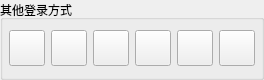
               <widget class="QGroupBox" name="groupBox_otherLogin">
                <property name="minimumSize">
                 <size>
                  <width>0</width>
                  <height>80</height>
                 </size>
                </property>
                <property name="maximumSize">
                 <size>
                  <width>16777215</width>
                  <height>80</height>
                 </size>
                </property>
                <property name="styleSheet">
                 <string notr="true">#groupBox_otherLogin
{
    border: 1px solid gray;
    border-radius: 5px;
    margin-top: 1ex; /* leave space at the top for the title */
	color: #cdcdcd;
	/*font: 10pt &quot;Microsoft YaHei UI&quot;;*/
}

#groupBox_otherLogin::title 
{
    subcontrol-origin: margin;
    subcontrol-position: top center; /* position at the top center */
    padding: 0 3px;
    background-color: qlineargradient(x1: 0, y1: 0, x2: 0, y2: 1,
                                      stop: 0 #2c2d36, stop: 1 #2c2d36);
}

#groupBox_otherLogin::indicator 
{
    width: 13px;
    height: 13px;
}

#groupBox_otherLogin::indicator:unchecked 
{
    image: url(:/images/checkbox_unchecked.png);
}

/* proceed with styling just like QCheckBox */
</string>
                </property>
                <property name="title">
                 <string>其他登录方式</string>
                </property>
                <layout class="QVBoxLayout" name="verticalLayout">
                 <property name="leftMargin">
                  <number>6</number>
                 </property>
                 <property name="topMargin">
                  <number>6</number>
                 </property>
                 <property name="rightMargin">
                  <number>6</number>
                 </property>
                 <property name="bottomMargin">
                  <number>6</number>
                 </property>
                 <item>
                  <layout class="QHBoxLayout" name="horizontalLayout_4">
                   <item>
                    <widget class="QPushButton" name="pushButton_otherMethed1">
                     <property name="minimumSize">
                      <size>
                       <width>36</width>
                       <height>36</height>
                      </size>
                     </property>
                     <property name="maximumSize">
                      <size>
                       <width>36</width>
                       <height>36</height>
                      </size>
                     </property>
                     <property name="styleSheet">
                      <string notr="true">QPushButton
{
border-image: url(:/images/user/newlogin_taobao.png);
}</string>
                     </property>
                     <property name="text">
                      <string/>
                     </property>
                    </widget>
                   </item>
                   <item>
                    <widget class="QPushButton" name="pushButton_otherMethed2">
                     <property name="minimumSize">
                      <size>
                       <width>36</width>
                       <height>36</height>
                      </size>
                     </property>
                     <property name="maximumSize">
                      <size>
                       <width>36</width>
                       <height>36</height>
                      </size>
                     </property>
                     <property name="styleSheet">
                      <string notr="true">QPushButton
{
border-image: url(:/images/user/newlogin_payfor.png);
}

</string>
                     </property>
                     <property name="text">
                      <string/>
                     </property>
                    </widget>
                   </item>
                   <item>
                    <widget class="QPushButton" name="pushButton_otherMethed3">
                     <property name="minimumSize">
                      <size>
                       <width>36</width>
                       <height>36</height>
                      </size>
                     </property>
                     <property name="maximumSize">
                      <size>
                       <width>36</width>
                       <height>36</height>
                      </size>
                     </property>
                     <property name="styleSheet">
                      <string notr="true">QPushButton
{
border-image: url(:/images/user/newlogin_wechat.png);
}

</string>
                     </property>
                     <property name="text">
                      <string/>
                     </property>
                    </widget>
                   </item>
                   <item>
                    <widget class="QPushButton" name="pushButton_otherMethed4">
                     <property name="minimumSize">
                      <size>
                       <width>36</width>
                       <height>36</height>
                      </size>
                     </property>
                     <property name="maximumSize">
                      <size>
                       <width>36</width>
                       <height>36</height>
                      </size>
                     </property>
                     <property name="styleSheet">
                      <string notr="true">QPushButton
{
border-image: url(:/images/user/newlogin_qq.png);
}

</string>
                     </property>
                     <property name="text">
                      <string/>
                     </property>
                    </widget>
                   </item>
                   <item>
                    <widget class="QPushButton" name="pushButton_otherMethed5">
                     <property name="minimumSize">
                      <size>
                       <width>36</width>
                       <height>36</height>
                      </size>
                     </property>
                     <property name="maximumSize">
                      <size>
                       <width>36</width>
                       <height>36</height>
                      </size>
                     </property>
                     <property name="styleSheet">
                      <string notr="true">QPushButton
{
border-image: url(:/images/user/mewlogin_sina.png);
}

</string>
                     </property>
                     <property name="text">
                      <string/>
                     </property>
                    </widget>
                   </item>
                   <item>
                    <widget class="QPushButton" name="pushButton_otherMethed6">
                     <property name="minimumSize">
                      <size>
                       <width>36</width>
                       <height>36</height>
                      </size>
                     </property>
                     <property name="maximumSize">
                      <size>
                       <width>36</width>
                       <height>36</height>
                      </size>
                     </property>
                     <property name="styleSheet">
                      <string notr="true">QPushButton
{
border-image: url(:/images/user/newlogin_more.png);
}

</string>
                     </property>
                     <property name="text">
                      <string/>
                     </property>
                    </widget>
                   </item>
                  </layout>
                 </item>
                </layout>
               </widget>
